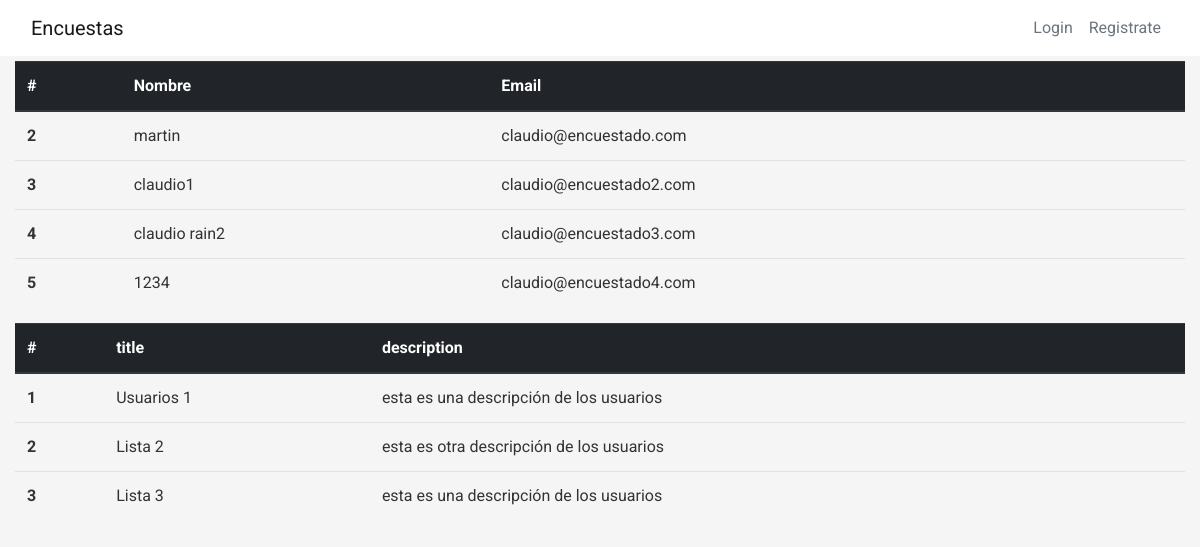
Screenshot of /crear_lista_difusion with the database file from the repository.
### encuestas/models.py (models this page shows, shortened)
class User(db.Model,UserMixin):
    id = db.Column(db.Integer, primary_key=True)
    username = db.Column(db.String(20), unique=True, nullable=False)
    name = db.Column(db.String(20), nullable=False)
    email = db.Column(db.String(120), unique=True, nullable=False)
    image_file = db.Column(db.String(20), nullable=False, default='default.jpg')
    password = db.Column(db.String(60), nullable=False)
    posts = db.relationship('Post', backref='author', lazy=True)
    tipo = db.Column(db.String(20), nullable=False)
    visible_inf = db.Column(db.String(20), nullable=False, default=True)

class ListaDifusion(db.Model):
    id = db.Column(db.Integer, primary_key = True)
    title = db.Column(db.String(100),nullable = False)
    description = db.Column(db.String(1000), nullable = False)
    user_id = db.Column(db.Integer, db.ForeignKey('user.id'),nullable = False)

### encuestas/routes.py (the view)
@app.route('/crear_lista_difusion',methods=['GET','POST'])
def crear_lista_difusion():
    encuestados = User.query.filter_by(tipo = False)
    listas = ListaDifusion.query.all()
    usuarios_en_listas = UserInList.query.all()
    return render_template('create_lista_difusion.html',encuestados = encuestados, listas = listas, pertenencias = usuarios_en_listas);

### encuestas/templates/create_lista_difusion.html
{% extends "layout.html" %} {% block content %}
<table class="table">
  <thead class="thead-dark">
    <tr>
      <th scope="col">#</th>
      <th scope="col">Nombre</th>
      <th scope="col">Email</th>
    </tr>
  </thead>
  <tbody>
    {%for encuestado in encuestados%}
    <tr>
      <th scope="row">{{encuestado.id}}</th>
      <td>{{encuestado.name}}</td>
      <td>{{encuestado.email}}</td>
    </tr>
    {%endfor%}
  </tbody>
</table>
<table class="table">
  <thead class="thead-dark">
    <tr>
      <th scope="col">#</th>
      <th scope="col">title</th>
      <th scope="col">description</th>
    </tr>
  </thead>
  <tbody>
    {%for lista in listas%}
    <tr>
      <th scope="row">{{lista.id}}</th>
      <td>{{lista.title}}</td>
      <td>{{lista.description}}</td>
    </tr>
    {%endfor%}
  </tbody>
</table>
{% endblock content %}

### encuestas/static/main.css (style rules this page uses)
body { font-family: "Roboto", sans-serif; font-weight: 400; background: #f5f5f5; color: #333; margin-top: 3.4rem; box-sizing: border-box; }
.gap-4 { gap: 0.4rem; }
html, body { width: 100%; height: 100%; }

### rows the page displays
User: id "2", name "martin", email "claudio@encuestado.com"
User: id "3", name "claudio1", email "claudio@encuestado2.com"
User: id "4", name "claudio rain2", email "claudio@encuestado3.com"
User: id "5", name "1234", email "claudio@encuestado4.com"
ListaDifusion: id "1", title "Usuarios 1", description "esta es una descripción de los usuarios"
ListaDifusion: id "2", title "Lista 2", description "esta es otra descripción de los usuarios"
ListaDifusion: id "3", title "Lista 3", description "esta es una descripción de los usuarios"
